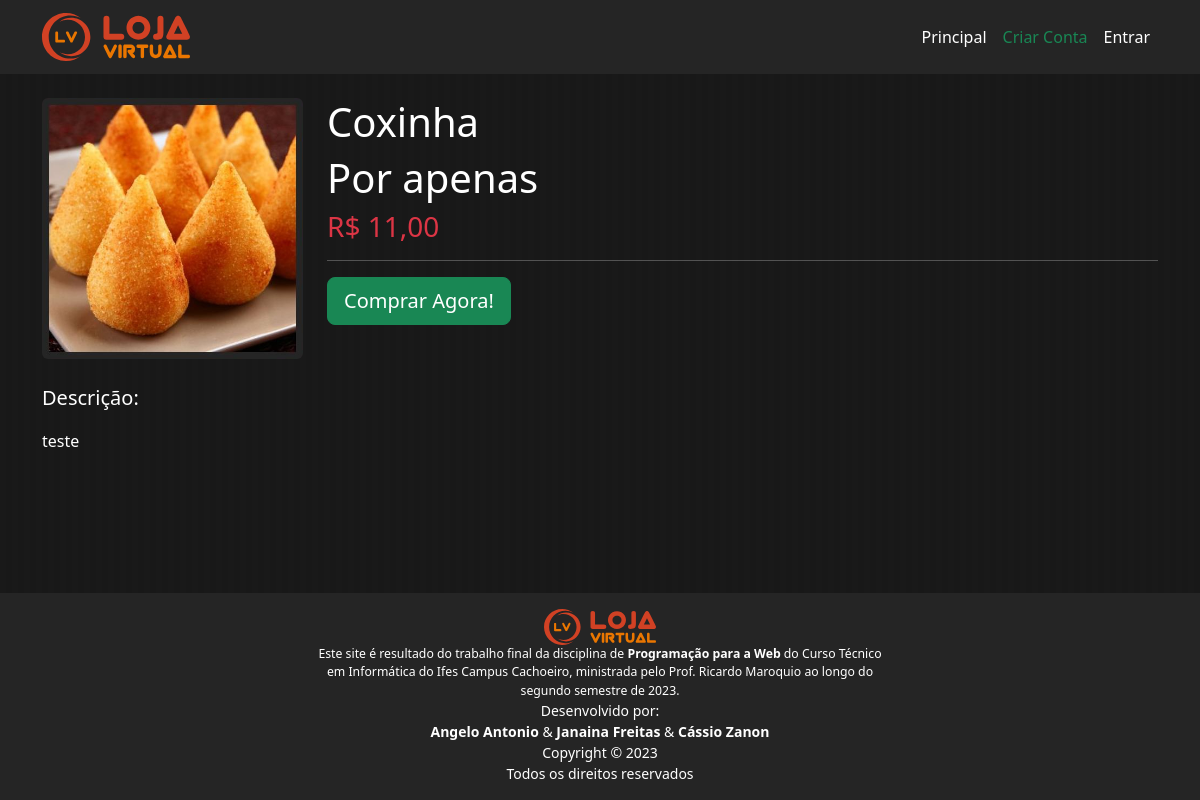
Before: /produto/9 with the older database file.
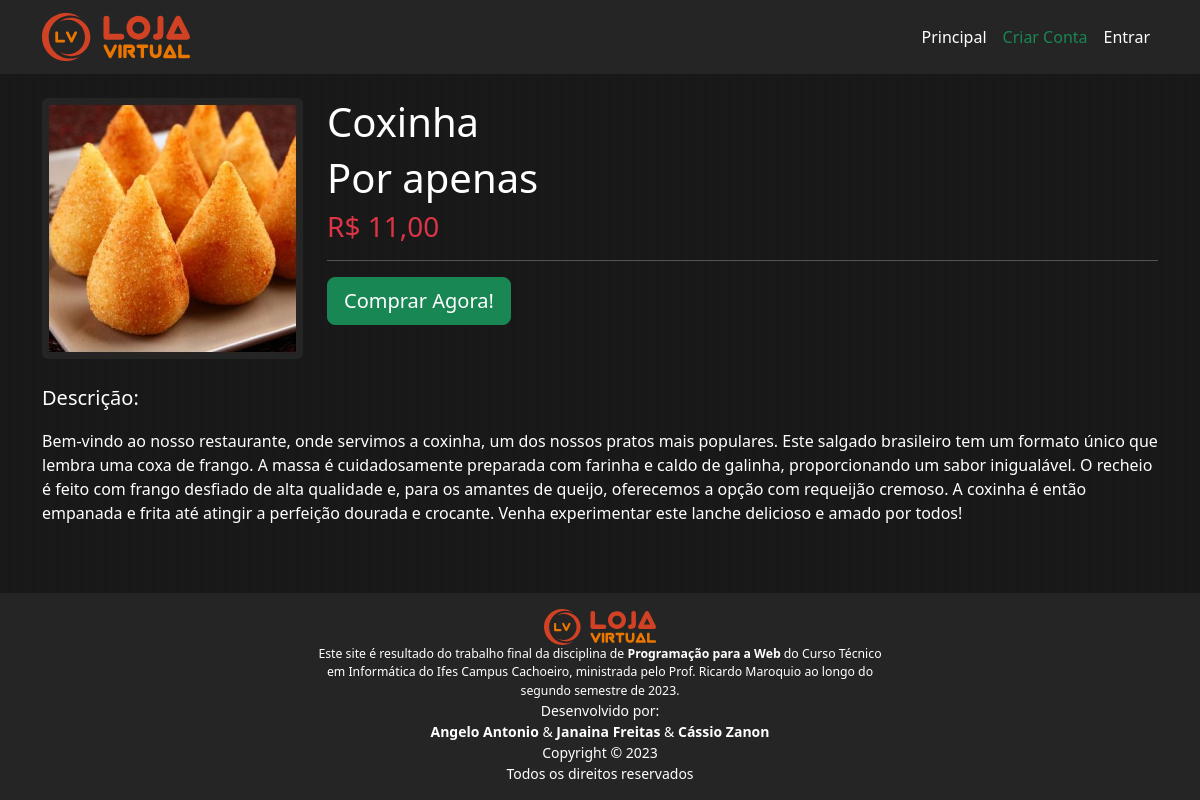
After: the same page with the newer database file.
### tables this page shows
CREATE TABLE produto (
    id           INTEGER         PRIMARY KEY AUTOINCREMENT,
    nome         TEXT            NOT NULL,
    preco        INTEGER         NOT NULL,
    descricao    TEXT            NOT NULL,
    categoria    TEXT            NOT NULL
    );

### routes/RootRouter.py (the view)
@router.get("/produto/{id_produto:int}")
async def get_produto_descricao(request: Request, id_produto: int = Path(), usuario: Usuario = Depends(obter_usuario_logado),):
    produto = ProdutoRepo.obter_por_id(id_produto)
    return templates.TemplateResponse("root/detalhes.html", {"request": request, "usuario": usuario, "produto": produto},)

### templates/root/detalhes.html (shortened to what this page needs)
{% extends "base.html" %}
{% block principal %}
<div class="col-12 text-white">
    <div class="row">
        <div class="col-3 mb-4">
            <img src="/static/img/produtos/{{ '%04d'|format(produto.id) }}.jpg" alt="" class="img-fluid rounded">
        </div>
        <div class="col-9 mb-4">
            <h1>{{ produto.nome }}</h1>
            <h6 class="display-6">Por apenas</h6>
            <h3 class="text-danger">R$ {{ produto.preco }}</h3>
            <hr>
            {% set text = "Comprar Agora!" %}
            {% set type = "button" %}
            {% set classe = "btn-success btn-lg" %}
            {% include "includes/button.html" %}
        </div>
    </div>
</div>
<div class="col-12 text-white">
    <p class="lead">Descrição:</p>
    <p>{{ produto.descricao }}</p>
</div>
{% endblock %}

Changed rows visible on the page:
changed produto "Coxinha": descricao "teste" → "Bem-vindo ao nosso restaurante, onde servimos a coxinha, um dos nossos pratos mais populares. Este salgado brasileiro tem um formato único que lembra uma coxa de frango. A massa é cuidadosamente preparada com farinha e caldo de galinha, proporcionando um sabor inigualável. O recheio é feito com frango desfiado de alta qualidade e, para os amantes de queijo, oferecemos a opção com requeijão cremoso. A coxinha é então empanada e frita até atingir a perfeição dourada e crocante. Venha experimentar este lanche delicioso e amado por todos!"
